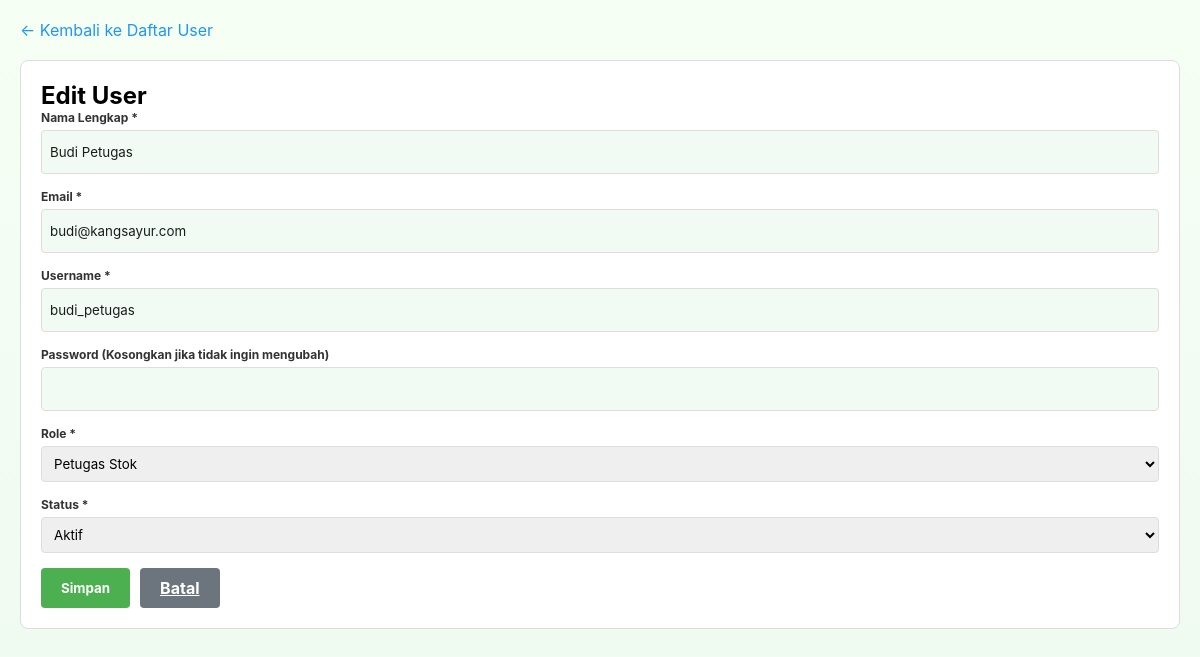
Page /admin/users.php?action=edit&id=2 (signed in) on the committed database.
### tables this page shows
CREATE TABLE `users` (
  `id` int(11) NOT NULL,
  `nama` varchar(100) NOT NULL,
  `email` varchar(100) NOT NULL,
  `username` varchar(50) NOT NULL,
  `password` varchar(255) NOT NULL,
  `role` enum('admin','petugas_stok','kasir') NOT NULL,
  `status` enum('aktif','nonaktif') DEFAULT 'aktif',
  `created_at` timestamp NOT NULL DEFAULT current_timestamp(),
  `updated_at` timestamp NOT NULL DEFAULT current_timestamp() ON UPDATE current_timestamp()
);

### config/database.php (called while the page is built, shortened)
<?php
$conn = new mysqli(DB_HOST, DB_USER, DB_PASS, DB_NAME);
$conn->set_charset("utf8");
function escape_string($string) {
    global $conn;
    return $conn->real_escape_string($string);
}
?>

### public/admin/users.php (the view, shortened to what this page needs)
<?php
include '../../config/database.php';
$action = $_GET['action'] ?? 'list';
$edit_user = null;
if ($action == 'edit' && isset($_GET['id'])) {
    $id = escape_string($_GET['id']);
    $result = $conn->query("SELECT * FROM users WHERE id = '$id'");
    $edit_user = $result->fetch_assoc();
}
$users = $conn->query("SELECT * FROM users ORDER BY id DESC");
?>
<!DOCTYPE html>
<html lang="id">
<head>
    <link rel="stylesheet" href="../css/style.css">
</head>
<body>
    <div class="container">
        <?php if ($action == 'list'): ?>
        <div class="header">
            <h1>📋 Kelola User</h1>
            <a href="users.php?action=add" class="btn-add">+ Tambah User</a>
        </div>
        <table>
            <thead>
                <tr>
                    <th>No</th>
                    <th>Nama</th>
                    <th>Username</th>
                    <th>Email</th>
                    <th>Role</th>
                    <th>Status</th>
                    <th>Aksi</th>
                </tr>
            </thead>
            <tbody>
                <?php $no = 1; while ($user = $users->fetch_assoc()): ?>
                <tr>
                    <td><?php echo $no++; ?></td>
                    <td><?php echo $user['nama']; ?></td>
                    <td><?php echo $user['username']; ?></td>
                    <td><?php echo $user['email']; ?></td>
                    <td>
                        <span class="badge <?php echo str_replace('_', '', $user['role']); ?>">
                            <?php echo ucfirst(str_replace('_', ' ', $user['role'])); ?>
                        </span>
                    </td>
                    <td>
                        <span class="badge <?php echo $user['status']; ?>">
                            <?php echo ucfirst($user['status']); ?>
                        </span>
                    </td>
                    <td>
                        <div class="action-btns">
                            <a href="users.php?action=edit&id=<?php echo $user['id']; ?>" class="btn-edit">Edit</a>
                            <a href="users.php?action=delete&id=<?php echo $user['id']; ?>" class="btn-delete" onclick="return confirm('Yakin hapus user ini?')">Hapus</a>
                        </div>
                    </td>
                </tr>
                <?php endwhile; ?>
            </tbody>
        </table>
        <?php elseif ($action == 'add' || $action == 'edit'): ?>
        <a href="users.php" class="back-link">← Kembali ke Daftar User</a>
        <div class="form-container">
            <h2><?php echo $action == 'add' ? 'Tambah User Baru' : 'Edit User'; ?></h2>
            <form method="POST" action="">
                <div class="form-group">
                    <label for="nama">Nama Lengkap *</label>
                    <input type="text" id="nama" name="nama" value="<?php echo $edit_user['nama'] ?? ''; ?>" required>
                </div>
                <div class="form-group">
                    <label for="email">Email *</label>
                    <input type="email" id="email" name="email" value="<?php echo $edit_user['email'] ?? ''; ?>" required>
                </div>
                <div class="form-group">
                    <label for="username">Username *</label>
                    <input type="text" id="username" name="username" value="<?php echo $edit_user['username'] ?? ''; ?>" required>
                </div>
                <div class="form-group">
                    <label for="password">Password <?php echo $action == 'edit' ? '(Kosongkan jika tidak ingin mengubah)' : '*'; ?></label>
                    <input type="password" id="password" name="password" <?php echo $action == 'add' ? 'required' : ''; ?>>
                </div>
                <div class="form-group">
                    <label for="role">Role *</label>
                    <select id="role" name="role" required>
                        <option value="petugas_stok" <?php echo ($edit_user['role'] ?? '') == 'petugas_stok' ? 'selected' : ''; ?>>Petugas Stok</option>
                    </select>
                </div>
                <div class="form-group">
                    <label for="status">Status *</label>
                    <select id="status" name="status" required>
                        <option value="aktif" <?php echo ($edit_user['status'] ?? '') == 'aktif' ? 'selected' : ''; ?>>Aktif</option>
                    </select>
                </div>
                <div class="form-actions">
                    <button type="submit" class="btn btn-primary">Simpan</button>
                    <a href="users.php" class="btn btn-secondary">Batal</a>
                </div>
            </form>
        </div>
        <?php endif; ?>
    </div>
</body>
</html>

### public/css/style.css (style rules this page uses)
:root { --container-width:1400px; }
* { margin: 0; padding: 0; box-sizing: border-box; font-family: Inter, system-ui, -apple-system, "Segoe UI", Roboto, "Helvetica Neue", Arial; }
html, body { height: 100%; }
body { background: linear-gradient(180deg, #f6fff4, #eef9f0); }
.form-group label { display:block; font-size:12px; font-weight:700; color:#455a45; margin-bottom:8px; }
.form-group input { width:100%; height:44px; border-radius:8px; border:none; background:#f1fbf3; padding:0 14px; color:#1c1c1c; }

### public/admin/users.php (style rules this page uses)
.container { max-width: 1200px; margin: 20px auto; padding: 0 20px; }
.form-container { background: white; border: 1px solid #ddd; border-radius: 8px; padding: 20px; margin-bottom: 20px; }
.form-group { margin-bottom: 15px; }
.form-group label { display: block; margin-bottom: 5px; font-weight: bold; color: #333; }
.form-group input, .form-group select { width: 100%; padding: 8px; border: 1px solid #ddd; border-radius: 4px; box-sizing: border-box; }
.form-actions { display: flex; gap: 10px; }
.btn { padding: 10px 20px; border: none; border-radius: 4px; cursor: pointer; font-weight: bold; }
.btn-primary { background: #4CAF50; color: white; }
.btn-secondary { background: #6c757d; color: white; }
.back-link { display: inline-block; margin-bottom: 20px; color: #2196F3; text-decoration: none; }

### rows in the picture
users: nama "Budi Petugas", email "budi@kangsayur.com", username "budi_petugas", role "Petugas Stok", status "Aktif"
